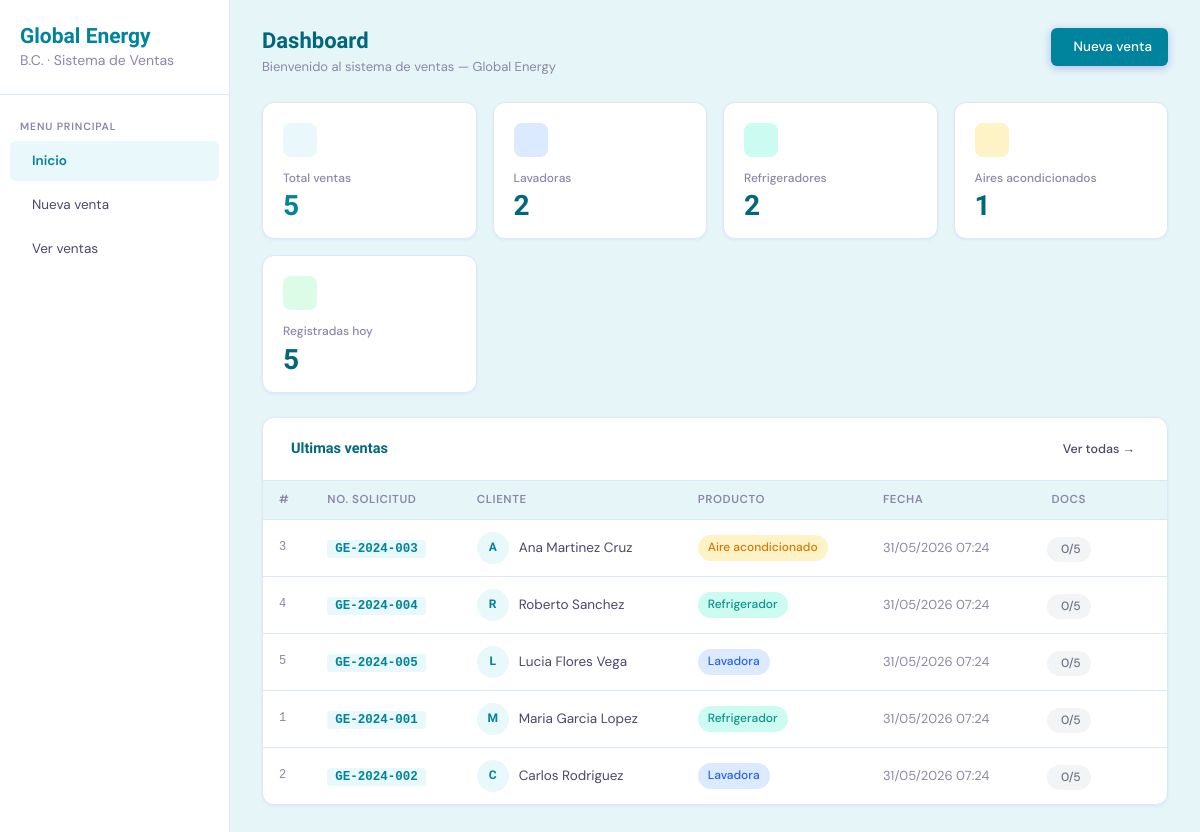
The page / on the database its author committed.
### tables this page shows
CREATE TABLE IF NOT EXISTS venta (
    id_venta        INT          AUTO_INCREMENT PRIMARY KEY,
    num_solicitud   VARCHAR(60)  NOT NULL,
    nombre_cliente  VARCHAR(120) NOT NULL,
    telefono        VARCHAR(20)  NOT NULL,
    producto        ENUM('Lavadora', 'Refrigerador', 'Aire acondicionado') NOT NULL,
    fecha_registro  TIMESTAMP    DEFAULT CURRENT_TIMESTAMP
);

### includes/conexion.php (called while the page is built, shortened)
<?php
function sanitizar(string $valor): string
{
    return htmlspecialchars(strip_tags(trim($valor)), ENT_QUOTES, 'UTF-8');
}
?>

### index.php (the view, shortened to what this page needs)
<?php
require 'includes/conexion.php';
$paginaActiva = 'inicio';
$stats = $pdo->query("
    SELECT
        COUNT(*)                                             AS total,
        SUM(producto = 'Lavadora')                          AS lavadoras,
        SUM(producto = 'Refrigerador')                      AS refrigeradores,
        SUM(producto = 'Aire acondicionado')                AS aires,
        SUM(DATE(fecha_registro) = CURDATE())               AS hoy
    FROM venta
")->fetch();
$ultimas = $pdo->query("
    SELECT v.id_venta, v.num_solicitud, v.nombre_cliente,
           v.telefono, v.producto, v.fecha_registro,
           COUNT(p.id_pdf) AS total_pdfs
    FROM venta v
    LEFT JOIN pdf p ON p.id_venta = v.id_venta
    GROUP BY v.id_venta
    ORDER BY v.fecha_registro DESC
    LIMIT 5
")->fetchAll();
require 'includes/header.php';
function badge_producto(string $p): string
{
    $mapa = [
        'Lavadora'            => ['badge-blue',   'Lavadora'],
        'Refrigerador'        => ['badge-teal',   'Refrigerador'],
        'Aire acondicionado'  => ['badge-orange', 'Aire acondicionado'],
    ];
    [$clase, $label] = $mapa[$p] ?? ['badge-gray', $p];
    return '<span class="badge ' . $clase . '">' . htmlspecialchars($label) . '</span>';
}
?>
<div class="topbar">
    <div>
        <div class="page-title">Dashboard</div>
        <div class="page-subtitle">Bienvenido al sistema de ventas &mdash; Global Energy</div>
    </div>
    <a href="registrar_venta.php" class="btn btn-primary">
        <i class="ti ti-plus"></i> Nueva venta
    </a>
</div>
<div class="stats-row">
    <div class="stat-card">
        <div class="stat-icon purple"><i class="ti ti-shopping-cart"></i></div>
        <div class="stat-label">Total ventas</div>
        <div class="stat-value purple"><?= (int) $stats['total'] ?></div>
    </div>
    <div class="stat-card">
        <div class="stat-icon blue"><i class="ti ti-device-speaker"></i></div>
        <div class="stat-label">Lavadoras</div>
        <div class="stat-value"><?= (int) $stats['lavadoras'] ?></div>
    </div>
    <div class="stat-card">
        <div class="stat-icon teal"><i class="ti ti-snowflake"></i></div>
        <div class="stat-label">Refrigeradores</div>
        <div class="stat-value"><?= (int) $stats['refrigeradores'] ?></div>
    </div>
    <div class="stat-card">
        <div class="stat-icon orange"><i class="ti ti-wind"></i></div>
        <div class="stat-label">Aires acondicionados</div>
        <div class="stat-value"><?= (int) $stats['aires'] ?></div>
    </div>
    <div class="stat-card">
        <div class="stat-icon green"><i class="ti ti-calendar"></i></div>
        <div class="stat-label">Registradas hoy</div>
        <div class="stat-value"><?= (int) $stats['hoy'] ?></div>
    </div>
</div>
<div class="card">
    <div class="card-header">
        <h3><i class="ti ti-clock-hour-4"></i> Ultimas ventas</h3>
        <a href="listar_ventas.php" class="btn btn-ghost btn-sm">Ver todas &rarr;</a>
    </div>
    <?php if (empty($ultimas)): ?>
        <div class="empty-state">
            <i class="ti ti-inbox"></i>
            <p>Aun no hay ventas registradas.</p>
            <a href="registrar_venta.php" class="btn btn-primary btn-sm">
                Registrar primera venta
            </a>
        </div>
    <?php else: ?>
        <div class="table-wrap">
            <table>
                <thead>
                    <tr>
                        <th>#</th>
                        <th>No. Solicitud</th>
                        <th>Cliente</th>
                        <th>Producto</th>
                        <th>Fecha</th>
                        <th style="text-align:center">Docs</th>
                        <th></th>
                    </tr>
                </thead>
                <tbody>
                <?php foreach ($ultimas as $v): ?>
                    <tr>
                        <td class="td-id"><?= $v['id_venta'] ?></td>
                        <td><span class="td-solicitud"><?= sanitizar($v['num_solicitud']) ?></span></td>
                        <td>
                            <div class="td-with-avatar">
                                <div class="avatar">
                                    <?= strtoupper(mb_substr($v['nombre_cliente'], 0, 1)) ?>
                                </div>
                                <span><?= sanitizar($v['nombre_cliente']) ?></span>
                            </div>
                        </td>
                        <td><?= badge_producto($v['producto']) ?></td>
                        <td class="td-muted"><?= date('d/m/Y H:i', strtotime($v['fecha_registro'])) ?></td>
                        <td style="text-align:center">
                            <span class="badge <?= $v['total_pdfs'] >= 5 ? 'badge-green' : ($v['total_pdfs'] > 0 ? 'badge-orange' : 'badge-gray') ?>">
                                <?= $v['total_pdfs'] ?>/5
                            </span>
                        </td>
                        <td>
                            <a href="listar_ventas.php?detalle=<?= $v['id_venta'] ?>"
                               class="btn btn-ghost btn-sm btn-icon" title="Ver documentos">
                            </a>
                        </td>
                    </tr>
                <?php endforeach; ?>
                </tbody>
            </table>
        </div>
    <?php endif; ?>
</div>
<?php require 'includes/footer.php'; ?>

### includes/header.php (shortened to what this page needs)
<!DOCTYPE html>
<html lang="es">
<head>
    <link rel="stylesheet" href="css/style.css">
    <link rel="stylesheet" href="https://cdn.jsdelivr.net/npm/@tabler/icons-webfont@3.19.0/dist/tabler-icons.min.css">
</head>
<body>
<div class="app-shell">
<aside class="sidebar">
    <div class="sidebar-logo">
        <h2>Global Energy</h2>
        <span>B.C. · Sistema de Ventas</span>
    </div>
    <span class="nav-section">Menu principal</span>
    <a href="index.php"
       class="nav-item <?= ($paginaActiva ?? '') === 'inicio'    ? 'active' : '' ?>">
        <i class="ti ti-dashboard nav-icon"></i> Inicio
    </a>
    <a href="registrar_venta.php"
       class="nav-item <?= ($paginaActiva ?? '') === 'registrar' ? 'active' : '' ?>">
        <i class="ti ti-plus nav-icon"></i> Nueva venta
    </a>
    <a href="listar_ventas.php"
       class="nav-item <?= ($paginaActiva ?? '') === 'listar'    ? 'active' : '' ?>">
        <i class="ti ti-list nav-icon"></i> Ver ventas
    </a>
</aside>
<main class="main-content">

### includes/footer.php (shortened to what this page needs)
</main>
</div>
</body>
</html>

### rows shown on the page
venta: id_venta "3", num_solicitud "GE-2024-003", nombre_cliente "A", nombre_cliente "Ana Martinez Cruz", label "Aire acondicionado", fecha_registro "31/05/2026 07:24", total_pdfs "0"
venta: id_venta "4", num_solicitud "GE-2024-004", nombre_cliente "R", nombre_cliente "Roberto Sanchez", label "Refrigerador", fecha_registro "31/05/2026 07:24", total_pdfs "0"
venta: id_venta "5", num_solicitud "GE-2024-005", nombre_cliente "L", nombre_cliente "Lucia Flores Vega", label "Lavadora", fecha_registro "31/05/2026 07:24", total_pdfs "0"
venta: id_venta "1", num_solicitud "GE-2024-001", nombre_cliente "M", nombre_cliente "Maria Garcia Lopez", label "Refrigerador", fecha_registro "31/05/2026 07:24", total_pdfs "0"
venta: id_venta "2", num_solicitud "GE-2024-002", nombre_cliente "C", nombre_cliente "Carlos Rodriguez", label "Lavadora", fecha_registro "31/05/2026 07:24", total_pdfs "0"

### other values the page prints
$stats['total'] "5"
$stats['lavadoras'] "2"
$stats['refrigeradores'] "2"
$stats['aires'] "1"
$stats['hoy'] "5"
